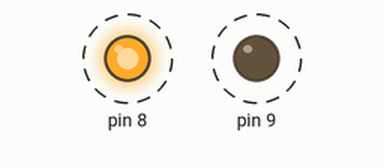
Simulated run of this sketch. Board: Arduino Uno, built with avr-gcc and run on an emulated ATmega328P. Parts: output pins drawn as LEDs (lit = HIGH). Dashed ring = blinking. At 20.0 s the program stops and its outputs stay as they are.

Above: at 0.5 s.
Timing chart, 0 to 4.6 s (numbered marks = the images above):
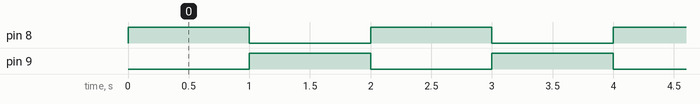

The sketch:

LED_For_10_Times.ino
```cpp
//Dual LED
void setup () {
  pinMode(8, OUTPUT);
  pinMode(9, OUTPUT);

}

void loop () {
  for (int i = 1; i <= 10 ; i++){
    digitalWrite(8, HIGH);
    digitalWrite(9, LOW);
    delay(1000);
    digitalWrite(8, LOW);
    digitalWrite(9, HIGH);
    delay(1000);

    if (i == 10){
      digitalWrite(8, LOW);
      digitalWrite(9, LOW);
      exit(0);
    }
  }
}
```

Measured:
- by itself, pin 8: alternates HIGH for 1.0 s and LOW for 1.0 s, 20 changes in all, then stays LOW
- by itself, pin 9: alternates HIGH for 1.0 s and LOW for 1.0 s
